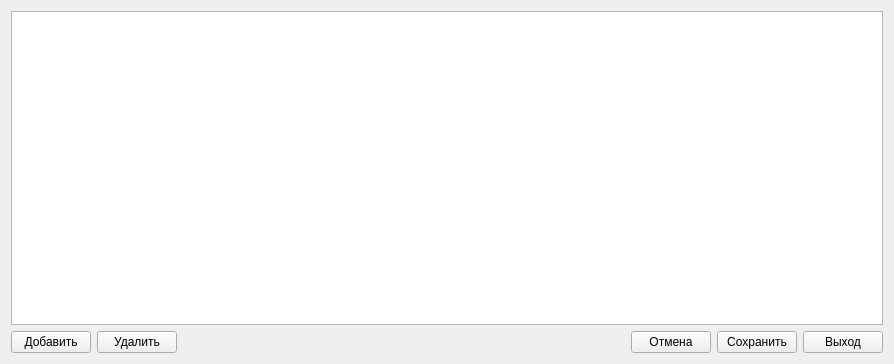
<?xml version="1.0" encoding="UTF-8"?>
<ui version="4.0">
 <class>ResStoreForm</class>
 <widget class="QWidget" name="ResStoreForm">
  <property name="geometry">
   <rect>
    <x>0</x>
    <y>0</y>
    <width>894</width>
    <height>364</height>
   </rect>
  </property>
  <property name="windowTitle">
   <string>Учет</string>
  </property>
  <property name="windowIcon">
   <iconset>
    <normaloff>../../../images/new.png</normaloff>../../../images/new.png</iconset>
  </property>
  <layout class="QVBoxLayout" name="verticalLayout">
   <item>
    <widget class="QTableView" name="tv">
     <property name="sortingEnabled">
      <bool>true</bool>
     </property>
     <attribute name="verticalHeaderShowSortIndicator" stdset="0">
      <bool>true</bool>
     </attribute>
    </widget>
   </item>
   <item>
    <layout class="QHBoxLayout" name="horizontalLayout">
     <item>
      <widget class="QPushButton" name="pbAdd">
       <property name="styleSheet">
        <string notr="true"/>
       </property>
       <property name="text">
        <string>Добавить</string>
       </property>
       <property name="checkable">
        <bool>false</bool>
       </property>
       <property name="checked">
        <bool>false</bool>
       </property>
      </widget>
     </item>
     <item>
      <widget class="QPushButton" name="pbDel">
       <property name="text">
        <string>Удалить</string>
       </property>
      </widget>
     </item>
     <item>
      <spacer name="horizontalSpacer">
       <property name="orientation">
        <enum>Qt::Horizontal</enum>
       </property>
       <property name="sizeHint" stdset="0">
        <size>
         <width>40</width>
         <height>20</height>
        </size>
       </property>
      </spacer>
     </item>
     <item>
      <widget class="QPushButton" name="pbCancel">
       <property name="text">
        <string>Отмена</string>
       </property>
      </widget>
     </item>
     <item>
      <widget class="QPushButton" name="pbSave">
       <property name="text">
        <string>Сохранить</string>
       </property>
      </widget>
     </item>
     <item>
      <widget class="QPushButton" name="pbExit">
       <property name="text">
        <string>Выход</string>
       </property>
      </widget>
     </item>
    </layout>
   </item>
  </layout>
 </widget>
 <resources/>
 <connections/>
</ui>
